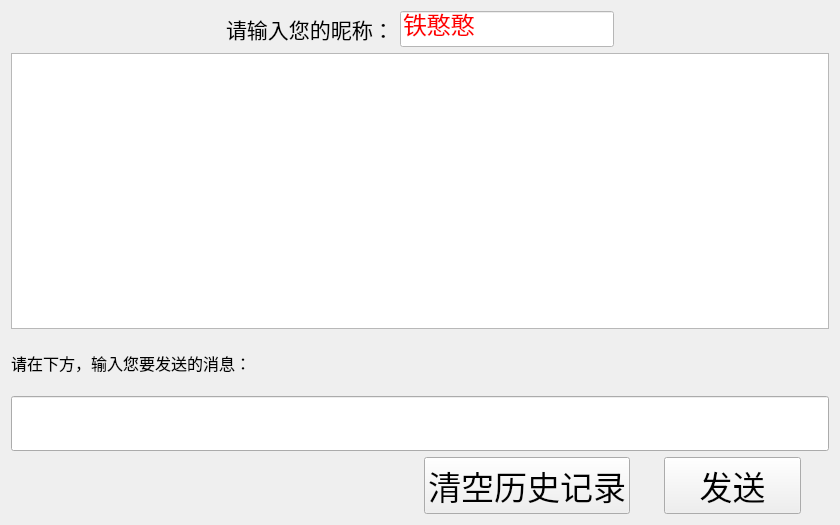
<?xml version="1.0" encoding="UTF-8"?>
<ui version="4.0">
 <class>Form</class>
 <widget class="QWidget" name="Form">
  <property name="geometry">
   <rect>
    <x>0</x>
    <y>0</y>
    <width>840</width>
    <height>525</height>
   </rect>
  </property>
  <property name="sizePolicy">
   <sizepolicy hsizetype="Fixed" vsizetype="Fixed">
    <horstretch>0</horstretch>
    <verstretch>0</verstretch>
   </sizepolicy>
  </property>
  <property name="windowTitle">
   <string>主界面</string>
  </property>
  <layout class="QVBoxLayout" name="verticalLayout_4" stretch="1">
   <item>
    <layout class="QVBoxLayout" name="verticalLayout_3" stretch="1">
     <item>
      <layout class="QVBoxLayout" name="verticalLayout_2" stretch="2,13,1">
       <item>
        <layout class="QHBoxLayout" name="horizontalLayout_2">
         <item>
          <spacer name="horizontalSpacer_5">
           <property name="orientation">
            <enum>Qt::Horizontal</enum>
           </property>
           <property name="sizeHint" stdset="0">
            <size>
             <width>40</width>
             <height>20</height>
            </size>
           </property>
          </spacer>
         </item>
         <item>
          <widget class="QLabel" name="label_2">
           <property name="font">
            <font>
             <pointsize>16</pointsize>
            </font>
           </property>
           <property name="text">
            <string>请输入您的昵称：</string>
           </property>
          </widget>
         </item>
         <item>
          <widget class="QLineEdit" name="Edit_id">
           <property name="font">
            <font>
             <pointsize>18</pointsize>
            </font>
           </property>
           <property name="styleSheet">
            <string notr="true">background-color: rgb(255, 255, 255);
color: rgb(255, 0, 0);</string>
           </property>
           <property name="text">
            <string>铁憨憨</string>
           </property>
          </widget>
         </item>
         <item>
          <spacer name="horizontalSpacer_4">
           <property name="orientation">
            <enum>Qt::Horizontal</enum>
           </property>
           <property name="sizeHint" stdset="0">
            <size>
             <width>40</width>
             <height>20</height>
            </size>
           </property>
          </spacer>
         </item>
        </layout>
       </item>
       <item>
        <layout class="QVBoxLayout" name="verticalLayout" stretch="5,1,1">
         <item>
          <widget class="QTextBrowser" name="Edit_out">
           <property name="baseSize">
            <size>
             <width>0</width>
             <height>0</height>
            </size>
           </property>
           <property name="font">
            <font>
             <pointsize>16</pointsize>
             <bold>false</bold>
            </font>
           </property>
           <property name="cursor" stdset="0">
            <cursorShape>ArrowCursor</cursorShape>
           </property>
           <property name="mouseTracking">
            <bool>true</bool>
           </property>
           <property name="styleSheet">
            <string notr="true">color: rgb(0, 0, 255);</string>
           </property>
           <property name="html">
            <string>&lt;!DOCTYPE HTML PUBLIC &quot;-//W3C//DTD HTML 4.0//EN&quot; &quot;http://www.w3.org/TR/REC-html40/strict.dtd&quot;&gt;
&lt;html&gt;&lt;head&gt;&lt;meta name=&quot;qrichtext&quot; content=&quot;1&quot; /&gt;&lt;meta charset=&quot;utf-8&quot; /&gt;&lt;style type=&quot;text/css&quot;&gt;
p, li { white-space: pre-wrap; }
&lt;/style&gt;&lt;/head&gt;&lt;body style=&quot; font-family:'Microsoft YaHei UI'; font-size:16pt; font-weight:400; font-style:normal;&quot;&gt;
&lt;p style=&quot;-qt-paragraph-type:empty; margin-top:0px; margin-bottom:0px; margin-left:0px; margin-right:0px; -qt-block-indent:0; text-indent:0px;&quot;&gt;&lt;br /&gt;&lt;/p&gt;&lt;/body&gt;&lt;/html&gt;</string>
           </property>
           <property name="placeholderText">
            <string/>
           </property>
          </widget>
         </item>
         <item>
          <widget class="QLabel" name="label">
           <property name="font">
            <font>
             <pointsize>12</pointsize>
            </font>
           </property>
           <property name="text">
            <string>请在下方，输入您要发送的消息：</string>
           </property>
          </widget>
         </item>
         <item>
          <widget class="QLineEdit" name="Edit_in">
           <property name="enabled">
            <bool>true</bool>
           </property>
           <property name="sizePolicy">
            <sizepolicy hsizetype="Expanding" vsizetype="Expanding">
             <horstretch>0</horstretch>
             <verstretch>0</verstretch>
            </sizepolicy>
           </property>
           <property name="baseSize">
            <size>
             <width>0</width>
             <height>1</height>
            </size>
           </property>
           <property name="font">
            <font>
             <pointsize>16</pointsize>
            </font>
           </property>
           <property name="layoutDirection">
            <enum>Qt::LeftToRight</enum>
           </property>
           <property name="styleSheet">
            <string notr="true">color: rgb(255, 85, 255);</string>
           </property>
           <property name="inputMethodHints">
            <set>Qt::ImhNone</set>
           </property>
           <property name="inputMask">
            <string/>
           </property>
           <property name="text">
            <string/>
           </property>
           <property name="placeholderText">
            <string/>
           </property>
          </widget>
         </item>
        </layout>
       </item>
       <item>
        <layout class="QHBoxLayout" name="horizontalLayout" stretch="15,5,1,5,1">
         <item>
          <spacer name="horizontalSpacer">
           <property name="orientation">
            <enum>Qt::Horizontal</enum>
           </property>
           <property name="sizeHint" stdset="0">
            <size>
             <width>40</width>
             <height>20</height>
            </size>
           </property>
          </spacer>
         </item>
         <item>
          <widget class="QPushButton" name="button_clear">
           <property name="font">
            <font>
             <pointsize>25</pointsize>
             <kerning>true</kerning>
            </font>
           </property>
           <property name="text">
            <string>清空历史记录</string>
           </property>
          </widget>
         </item>
         <item>
          <spacer name="horizontalSpacer_2">
           <property name="orientation">
            <enum>Qt::Horizontal</enum>
           </property>
           <property name="sizeHint" stdset="0">
            <size>
             <width>40</width>
             <height>20</height>
            </size>
           </property>
          </spacer>
         </item>
         <item>
          <widget class="QPushButton" name="button_send">
           <property name="font">
            <font>
             <pointsize>25</pointsize>
            </font>
           </property>
           <property name="text">
            <string>发送</string>
           </property>
          </widget>
         </item>
         <item>
          <spacer name="horizontalSpacer_3">
           <property name="orientation">
            <enum>Qt::Horizontal</enum>
           </property>
           <property name="sizeHint" stdset="0">
            <size>
             <width>40</width>
             <height>20</height>
            </size>
           </property>
          </spacer>
         </item>
        </layout>
       </item>
      </layout>
     </item>
    </layout>
   </item>
  </layout>
  <zorder>Edit_id</zorder>
  <zorder>label_2</zorder>
 </widget>
 <resources/>
 <connections/>
</ui>
